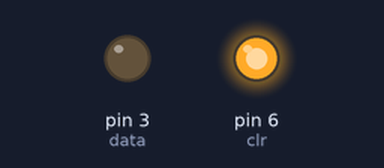
The sketch below on a simulated Arduino Uno, built with avr-gcc and run on an emulated ATmega328P. On the bench: output pins drawn as LEDs (lit = HIGH). The local clock reads 2024-03-15 10:24:30 at power-on unless the sketch sets it; pins used as bus, display or sensor lines are not drawn.

Above: at 0.1 s.
Timing chart, 0 to 1.6 s (numbered marks = the images above):
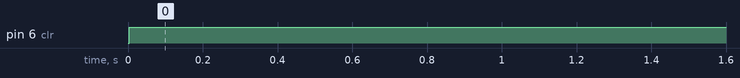

The sketch:

inno.ino
```cpp
//valo ohjaus array/ light control
//tunti ja minuutti/hour and minute
volatile int valoOn[1];
volatile int valoOff[1];

//pumppu ohjaus array/pump array
//delaytime and pump time in minutes
volatile int pumppu[1];

//master on/off
volatile bool master = true;


//for I2C & time
#include <Wire.h>


//for RTC & date
#include <DS1307RTC.h>
#include <Time.h>


//For LCD
//#include <LiquidCrystal_I2C.h>

//LiquidCrystal_I2C lcd (0x27, 2, 1, 0, 4, 5, 6, 7, 3, POSITIVE);  // Set the LCD I2C address and initializing of pins

boolean relays[10] = {
  0, 0, 0, 0, 0, 0, 0, 0, 0, 0
};      //relays array, [0] is first relay and [5] is if 12V is send to output of first relay. [1] and [6] are for second relay ans so on


//serial to paraller pins
int data = 3;
int clk = 2;
int clr = 6;
//needed for RTC library/initialise RTC
tmElements_t tm;
//tallenna tämän hetken aika muuttujiin
//RTC.read(tm);
unsigned int vminuutit = tm.Minute;
unsigned int vtunnit = tm.Hour;


void setup() {
  //tallenna tämän hetken aika muuttujiin
  RTC.read(tm);
  vminuutit = tm.Minute;
  vtunnit = tm.Hour;

  // put your setup code here, to run once:

  //serial to paraller pins
  pinMode(clk, OUTPUT);
  pinMode(data, OUTPUT);
  pinMode(clr, OUTPUT);
}

void loop() {
  //valo ohjaus
  RTC.read(tm);
  if (master == true && valoOn[0] == tm.Hour && valoOn[1] == tm.Minute) {
    relays[0] = 1;

  }
  if (master == true && valoOff[0] == tm.Hour && valoOff[1] == tm.Minute) {
    relays[0] = 0;

  }
  //pumppu ohjaus
  //käynnistetään pumppu, jos aikaa on kulunut viiveen verran
  if (master == true && relays [1] == 0) {
    if ((vminuutit + pumppu[0]) >= 60) {
      unsigned int valiMin;
      unsigned int valiTun;

      valiMin = (vminuutit + pumppu[0]) - 60;
      valiTun = vtunnit + 1;
      if (valiTun > 23) {
        valiTun = 0;
      }
      if (master == true && valiTun == tm.Hour && valiMin == tm.Minute) {
        relays[1] = 1;
        vminuutit = tm.Minute;
        vtunnit = tm.Hour;
      }
      else if (master == true && vtunnit == tm.Hour && (vminuutit + pumppu[0]) == tm.Minute) {
        relays[1] = 1;
        vminuutit = tm.Minute;
        vtunnit = tm.Hour;
      }
    }
  }
  //sammutettaan pumppu, jos aikaa kulunut viiveen verran
  if (master == true && relays [1] == 1) {
    if ((vminuutit + pumppu[1]) >= 60) {
      unsigned int valiMin;
      unsigned int valiTun;

      valiMin = (vminuutit + pumppu[1]) - 60;
      valiTun = vtunnit + 1;
      if (valiTun > 23) {
        valiTun = 0;
      }
      if (master == true && valiTun == tm.Hour && valiMin == tm.Minute) {
        relays[1] = 0;
        vminuutit = tm.Minute;
        vtunnit = tm.Hour;
      }
      else if (master == true && vtunnit == tm.Hour && (vminuutit + pumppu[1]) == tm.Minute) {
        relays[1] = 0;
        vminuutit = tm.Minute;
        vtunnit = tm.Hour;
      }
    }

  }
//releiden asetus
setRelays();

  //turn off everything if something is wrong
  //ota kommentointi pois!
  /*
    if (master == false){
    relays[0] = 0;
    relays[1] = 0;
    relays[2] = 0;
    relays[3] = 0;
    relays[4] = 0;
    relays[5] = 0;
    relays[6] = 0;
    relays[7] = 0;
    relays[8] = 0;
    relays[9] = 0;
    setRelays();

    }
  */
}
void tick()
{
  delay (1);                                //remember to remove this line !!!
  digitalWrite(clk, HIGH);
  digitalWrite(clk, LOW);
}


void setRelays()
{
  // digitalWrite(clr, LOW);  //clear old relay status & activate them
  //delay (50);
  digitalWrite(clr, HIGH);


  digitalWrite (data, relays[9]);
  tick();
  digitalWrite (data, relays[8]);
  tick();
  digitalWrite (data, relays[7]);
  tick();
  digitalWrite (data, relays[6]);
  tick();
  digitalWrite (data, relays[5]);
  tick();
  digitalWrite (data, relays[4]);
  tick();
  digitalWrite (data, relays[3]);
  tick();
  digitalWrite (data, relays[2]);
  tick();
  digitalWrite (data, relays[1]);
  tick();
  digitalWrite (data, relays[0]);
  tick();


}


void relaytest()
{
  relays[0] = 1;
  relays[1] = 1;
  relays[2] = 1;
  relays[3] = 1;
  relays[4] = 1;
  relays[5] = 1;
  relays[6] = 1;
  relays[7] = 1;
  relays[8] = 1;
  relays[9] = 1;

  setRelays();
  //  lcd.clear();
  //  lcd.print ("All relays ON!");
  delay (1000);
  relays[0] = 0;
  relays[1] = 0;
  relays[2] = 0;
  relays[3] = 0;
  relays[4] = 0;
  relays[5] = 0;
  relays[6] = 0;
  relays[7] = 0;
  relays[8] = 0;
  relays[9] = 0;
  setRelays();

  delay (1000);

  int i;

  for (i = 0 ; i < 10; i++)
  {
    relays[i] = 1;

    setRelays();
    //    lcd.clear();
    //    lcd.print ("Testing relay nro");
    //    lcd.setCursor (0,1);
    //    lcd.print (i);

    delay (300);
    relays[i] = 0;

    setRelays();
  }

  relays[0] = 1;
  relays[1] = 1;
  relays[2] = 1;
  relays[3] = 1;
  relays[4] = 1;
  relays[5] = 1;
  relays[6] = 1;
  relays[7] = 1;
  relays[8] = 1;
  relays[9] = 1;
  setRelays();


}

bool setClock(int tunnit, int minuutit, int pv, int kk, int vuosi) {

  tm.Hour = tunnit;
  tm.Minute = minuutit;
  tm.Second = 0;
  tm.Day = pv;
  tm.Month = kk;
  tm.Year = vuosi;

  if (RTC.set)
    return true;
  else
    return false;
}
```

Measured:
- by itself, pin 6 (clr): LOW → HIGH at 0.00 s
